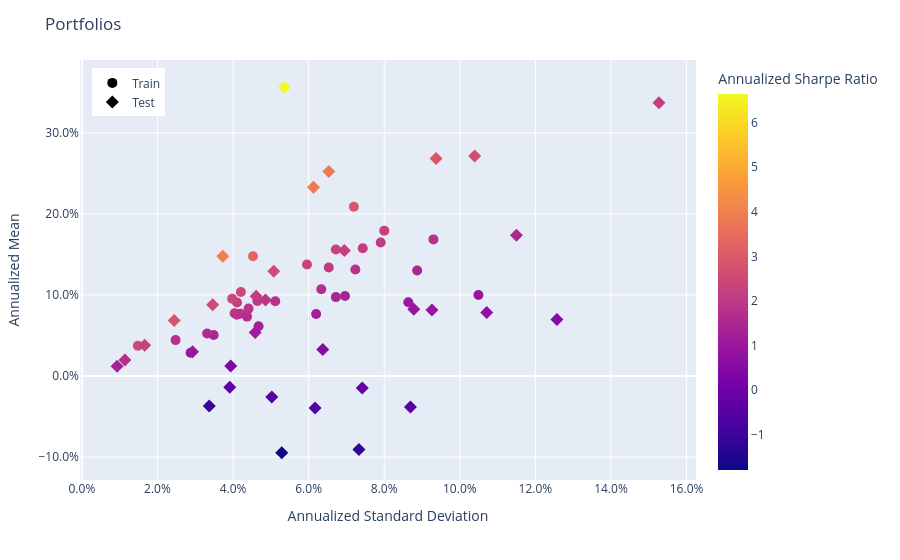

The code cell stored with this chart in its notebook:
### Code cell
population.plot_measures(
    x=RiskMeasure.ANNUALIZED_STANDARD_DEVIATION,
    y=PerfMeasure.ANNUALIZED_MEAN,
    color_scale=RatioMeasure.ANNUALIZED_SHARPE_RATIO,
    hover_measures=[RiskMeasure.MAX_DRAWDOWN, RatioMeasure.ANNUALIZED_SORTINO_RATIO],
)

### Figure 1 — Plotly figure (JSON) as saved in the notebook; plotly's stock layout.template omitted (floating-point values rounded to 4 significant figures; data arrays with more than 128 entries replaced by an {"elided": "..."} marker saying what was removed)
{"data": [{"customdata": {"elided": "33x4 mixed values"}, "hovertemplate": "<b>%{hovertext}</b><br><br>tag=%{customdata[0]}<br>Annualized Standard Deviation=%{x:.3f}<br>Annualized Mean=%{y:.3f}<br>MAX Drawdown=%{customdata[1]:.3f}<br>Annualized Sortino Ratio=%{customdata[2]:.3f}<br>Annualized Sharpe Ratio=%{marker.color:.3f}<extra></extra>", "hovertext": ["Fold 0", "Fold 1", "Fold 2", "Fold 3", "Fold 4", "Fold 5", "Fold 6", "Fold 7", "Fold 8", "Fold 9", "Fold 10", "Fold 11", "Fold 12", "Fold 13", "Fold 14", "Fold 15", "Fold 16", "Fold 17", "Fold 18", "Fold 19", "Fold 20", "Fold 21", "Fold 22", "Fold 23", "Fold 24", "Fold 25", "Fold 26", "Fold 27", "Fold 28", "Fold 29", "Fold 30", "Fold 31", "Fold 32"], "legendgroup": "Train", "marker": {"color": [2.46, 1.447, 1.582, 0.9921, 1.231, 1.052, 1.466, 1.416, 2.048, 1.815, 2.121, 1.916, 2.081, 1.811, 1.839, 1.783, 1.988, 2.323, 1.447, 1.799, 1.834, 1.675, 1.883, 2.206, 1.31, 1.689, 2.309, 3.258, 0.9517, 2.397, 2.24, 2.901, 2.517], "coloraxis": "coloraxis", "size": 10, "symbol": "circle"}, "mode": "markers", "name": "Train", "orientation": "v", "showlegend": true, "type": "scatter", "x": [0.04208, 0.03488, 0.03314, 0.02879, 0.06198, 0.08638, 0.08872, 0.06964, 0.06533, 0.07237, 0.07432, 0.04043, 0.07907, 0.09302, 0.04102, 0.0248, 0.04646, 0.06719, 0.06721, 0.05118, 0.0419, 0.04369, 0.04411, 0.04106, 0.04676, 0.06335, 0.05957, 0.04529, 0.1049, 0.03977, 0.08002, 0.07197, 0.01482], "xaxis": "x", "y": [0.1035, 0.05048, 0.05244, 0.02856, 0.07632, 0.09087, 0.13, 0.09859, 0.1338, 0.1313, 0.1576, 0.07745, 0.1645, 0.1685, 0.07543, 0.04423, 0.09236, 0.1561, 0.09726, 0.09207, 0.07685, 0.07321, 0.08306, 0.09056, 0.06125, 0.107, 0.1376, 0.1476, 0.09987, 0.09533, 0.1792, 0.2088, 0.03732], "yaxis": "y"}, {"customdata": {"elided": "33x4 mixed values"}, "hovertemplate": "<b>%{hovertext}</b><br><br>tag=%{customdata[0]}<br>Annualized Standard Deviation=%{x:.3f}<br>Annualized Mean=%{y:.3f}<br>MAX Drawdown=%{customdata[1]:.3f}<br>Annualized Sortino Ratio=%{customdata[2]:.3f}<br>Annualized Sharpe Ratio=%{marker.color:.3f}<extra></extra>", "hovertext": ["Fold 0", "Fold 1", "Fold 2", "Fold 3", "Fold 4", "Fold 5", "Fold 6", "Fold 7", "Fold 8", "Fold 9", "Fold 10", "Fold 11", "Fold 12", "Fold 13", "Fold 14", "Fold 15", "Fold 16", "Fold 17", "Fold 18", "Fold 19", "Fold 20", "Fold 21", "Fold 22", "Fold 23", "Fold 24", "Fold 25", "Fold 26", "Fold 27", "Fold 28", "Fold 29", "Fold 30", "Fold 31", "Fold 32"], "legendgroup": "Test", "marker": {"color": [-0.202, 3.957, -0.6415, 2.798, 2.228, 2.611, 1.508, 2.863, -0.4406, 3.86, 1.166, 2.277, 0.5102, 6.642, 1.023, 1.72, -0.5138, -1.791, 2.135, -0.358, 2.537, 0.3148, -1.097, 2.546, -1.238, 0.9362, 1.929, 0.8792, 0.7298, 3.8, 2.207, 0.5536, 1.295], "coloraxis": "coloraxis", "size": 10, "symbol": "diamond"}, "mode": "markers", "name": "Test", "orientation": "v", "showlegend": true, "type": "scatter", "x": [0.0742, 0.0373, 0.06171, 0.02443, 0.06945, 0.1039, 0.115, 0.09372, 0.08694, 0.06534, 0.04586, 0.01663, 0.06375, 0.05362, 0.02929, 0.0114, 0.05026, 0.0529, 0.04611, 0.03913, 0.03462, 0.03938, 0.03371, 0.05078, 0.07331, 0.08784, 0.04859, 0.09263, 0.1071, 0.0613, 0.1527, 0.1257, 0.009314], "xaxis": "x", "y": [-0.01498, 0.1476, -0.03959, 0.06837, 0.1547, 0.2714, 0.1734, 0.2683, -0.0383, 0.2522, 0.0535, 0.03788, 0.03253, 0.3561, 0.02996, 0.01962, -0.02582, -0.09473, 0.09845, -0.01401, 0.08784, 0.0124, -0.03698, 0.1293, -0.09075, 0.08224, 0.09372, 0.08144, 0.07818, 0.2329, 0.3371, 0.06959, 0.01206], "yaxis": "y"}], "layout": {"coloraxis": {"colorbar": {"title": {"text": "Annualized Sharpe Ratio"}}, "colorscale": [[0, "#0d0887"], [0.1111, "#46039f"], [0.2222, "#7201a8"], [0.3333, "#9c179e"], [0.4444, "#bd3786"], [0.5556, "#d8576b"], [0.6667, "#ed7953"], [0.7778, "#fb9f3a"], [0.8889, "#fdca26"], [1, "#f0f921"]]}, "legend": {"title": {}, "tracegroupgap": 0, "x": 0.02, "xanchor": "left", "y": 0.98, "yanchor": "top"}, "margin": {"t": 60}, "title": {"text": "Portfolios"}, "xaxis": {"anchor": "y", "domain": [0, 1], "tickformat": ",.1%", "title": {"text": "Annualized Standard Deviation"}}, "yaxis": {"anchor": "x", "domain": [0, 1], "tickformat": ",.1%", "title": {"text": "Annualized Mean"}}}}
